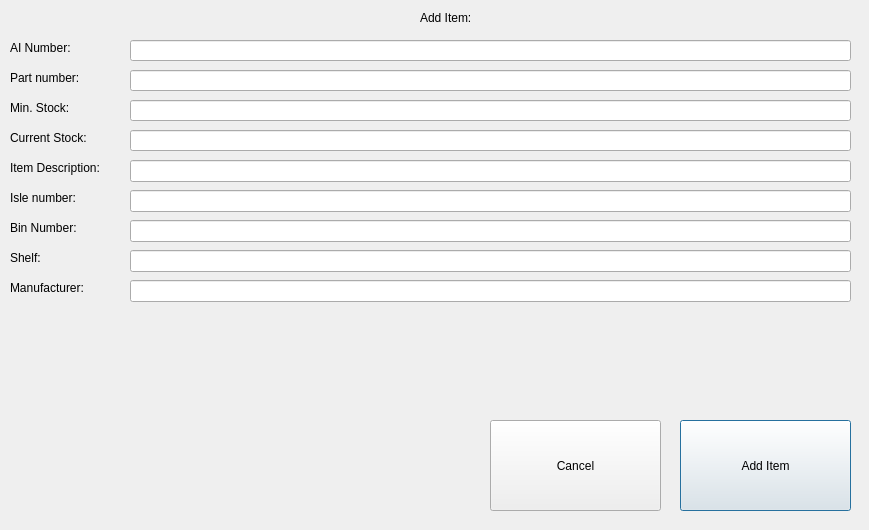
<?xml version="1.0" encoding="UTF-8"?>
<ui version="4.0">
 <class>AddItemsScreen</class>
 <widget class="QDialog" name="AddItemsScreen">
  <property name="geometry">
   <rect>
    <x>0</x>
    <y>0</y>
    <width>869</width>
    <height>530</height>
   </rect>
  </property>
  <property name="windowTitle">
   <string>Dialog</string>
  </property>
  <widget class="QLabel" name="lblAddItemTitle">
   <property name="geometry">
    <rect>
     <x>420</x>
     <y>10</y>
     <width>61</width>
     <height>16</height>
    </rect>
   </property>
   <property name="text">
    <string>Add Item:</string>
   </property>
  </widget>
  <widget class="QLabel" name="lblcompanyNumber">
   <property name="geometry">
    <rect>
     <x>10</x>
     <y>40</y>
     <width>61</width>
     <height>16</height>
    </rect>
   </property>
   <property name="text">
    <string>AI Number:</string>
   </property>
  </widget>
  <widget class="QLabel" name="lblCurrStock">
   <property name="geometry">
    <rect>
     <x>10</x>
     <y>130</y>
     <width>91</width>
     <height>16</height>
    </rect>
   </property>
   <property name="text">
    <string>Current Stock:</string>
   </property>
  </widget>
  <widget class="QLabel" name="lblMinStock">
   <property name="geometry">
    <rect>
     <x>10</x>
     <y>100</y>
     <width>61</width>
     <height>16</height>
    </rect>
   </property>
   <property name="text">
    <string>Min. Stock:</string>
   </property>
  </widget>
  <widget class="QLabel" name="lblPartNumber">
   <property name="geometry">
    <rect>
     <x>10</x>
     <y>70</y>
     <width>81</width>
     <height>16</height>
    </rect>
   </property>
   <property name="text">
    <string>Part number:</string>
   </property>
  </widget>
  <widget class="QLabel" name="label">
   <property name="geometry">
    <rect>
     <x>10</x>
     <y>160</y>
     <width>151</width>
     <height>16</height>
    </rect>
   </property>
   <property name="text">
    <string>Item Description:</string>
   </property>
  </widget>
  <widget class="QLineEdit" name="leAINumber">
   <property name="geometry">
    <rect>
     <x>130</x>
     <y>40</y>
     <width>721</width>
     <height>21</height>
    </rect>
   </property>
  </widget>
  <widget class="QLineEdit" name="lePartNumber">
   <property name="geometry">
    <rect>
     <x>130</x>
     <y>70</y>
     <width>721</width>
     <height>21</height>
    </rect>
   </property>
  </widget>
  <widget class="QLineEdit" name="leMinStock">
   <property name="geometry">
    <rect>
     <x>130</x>
     <y>100</y>
     <width>721</width>
     <height>21</height>
    </rect>
   </property>
  </widget>
  <widget class="QLineEdit" name="leCurrStock">
   <property name="geometry">
    <rect>
     <x>130</x>
     <y>130</y>
     <width>721</width>
     <height>21</height>
    </rect>
   </property>
  </widget>
  <widget class="QPushButton" name="btnAddItem">
   <property name="geometry">
    <rect>
     <x>680</x>
     <y>420</y>
     <width>171</width>
     <height>91</height>
    </rect>
   </property>
   <property name="text">
    <string>Add Item</string>
   </property>
  </widget>
  <widget class="QPushButton" name="btnCancel">
   <property name="geometry">
    <rect>
     <x>490</x>
     <y>420</y>
     <width>171</width>
     <height>91</height>
    </rect>
   </property>
   <property name="text">
    <string>Cancel</string>
   </property>
  </widget>
  <widget class="QLineEdit" name="teItemDesc">
   <property name="geometry">
    <rect>
     <x>130</x>
     <y>160</y>
     <width>721</width>
     <height>22</height>
    </rect>
   </property>
  </widget>
  <widget class="QLabel" name="label_2">
   <property name="geometry">
    <rect>
     <x>10</x>
     <y>190</y>
     <width>151</width>
     <height>16</height>
    </rect>
   </property>
   <property name="text">
    <string>Isle number:</string>
   </property>
  </widget>
  <widget class="QLabel" name="lblBin">
   <property name="geometry">
    <rect>
     <x>10</x>
     <y>220</y>
     <width>151</width>
     <height>16</height>
    </rect>
   </property>
   <property name="text">
    <string>Bin Number:</string>
   </property>
  </widget>
  <widget class="QLabel" name="lblMan">
   <property name="geometry">
    <rect>
     <x>10</x>
     <y>280</y>
     <width>151</width>
     <height>16</height>
    </rect>
   </property>
   <property name="text">
    <string>Manufacturer:</string>
   </property>
  </widget>
  <widget class="QLineEdit" name="leIsle">
   <property name="geometry">
    <rect>
     <x>130</x>
     <y>190</y>
     <width>721</width>
     <height>22</height>
    </rect>
   </property>
  </widget>
  <widget class="QLineEdit" name="leMan">
   <property name="geometry">
    <rect>
     <x>130</x>
     <y>280</y>
     <width>721</width>
     <height>22</height>
    </rect>
   </property>
  </widget>
  <widget class="QLineEdit" name="leBin">
   <property name="geometry">
    <rect>
     <x>130</x>
     <y>220</y>
     <width>721</width>
     <height>22</height>
    </rect>
   </property>
  </widget>
  <widget class="QLabel" name="lblShelf">
   <property name="geometry">
    <rect>
     <x>10</x>
     <y>250</y>
     <width>151</width>
     <height>16</height>
    </rect>
   </property>
   <property name="text">
    <string>Shelf:</string>
   </property>
  </widget>
  <widget class="QLineEdit" name="leShelf">
   <property name="geometry">
    <rect>
     <x>130</x>
     <y>250</y>
     <width>721</width>
     <height>22</height>
    </rect>
   </property>
  </widget>
 </widget>
 <resources/>
 <connections/>
</ui>
